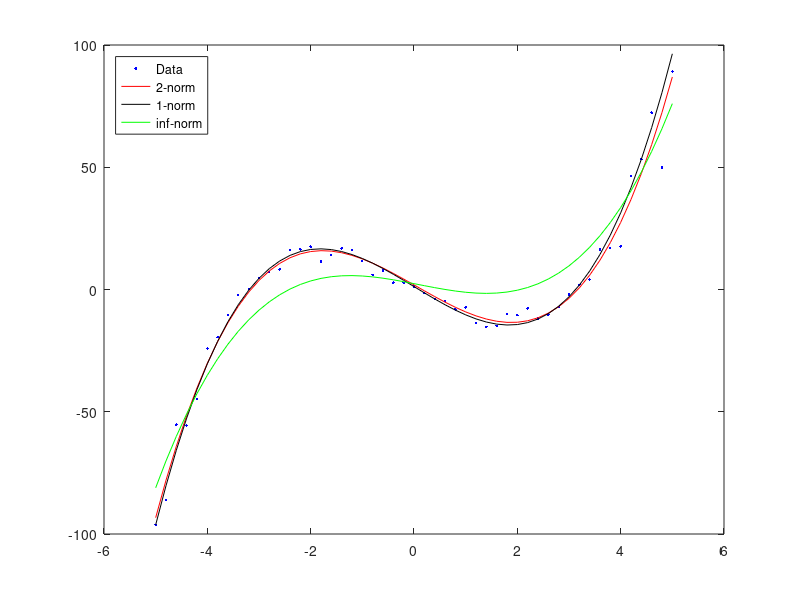

Recreate this plot in MATLAB.
%% Regression problems - Exercise 5.1

close all; clear; clc;

%% data

data = [-5.0000  -96.2607 
   -4.8000  -85.9893
   -4.6000  -55.2451
   -4.4000  -55.6153
   -4.2000  -44.8827
   -4.0000  -24.1306
   -3.8000  -19.4970
   -3.6000  -10.3972
   -3.4000   -2.2633
   -3.2000    0.2196
   -3.0000    4.5852
   -2.8000    7.1974
   -2.6000    8.2207
   -2.4000   16.0614
   -2.2000   16.4224
   -2.0000   17.5381
   -1.8000   11.4895
   -1.6000   14.1065
   -1.4000   16.8220
   -1.2000   16.1584
   -1.0000   11.6846
   -0.8000    5.9991
   -0.6000    7.8277
   -0.4000    2.8236
   -0.2000    2.7129
         0    1.1669
    0.2000   -1.4223
    0.4000   -3.8489
    0.6000   -4.7101
    0.8000   -8.1538
    1.0000   -7.3364
    1.2000  -13.6464
    1.4000  -15.2607
    1.6000  -14.8747
    1.8000   -9.9271
    2.0000  -10.5022
    2.2000   -7.7297
    2.4000  -11.7859
    2.6000  -10.2662
    2.8000   -7.1364
    3.0000   -2.1166
    3.2000    1.9428
    3.4000    4.0905
    3.6000   16.3151
    3.8000   16.9854
    4.0000   17.6418
    4.2000   46.3117
    4.4000   53.2609
    4.6000   72.3538
    4.8000   49.9166
    5.0000   89.1652];

x = data(:,1) ;
y = data(:,2) ;
l = length(x) ;
n = 4 ;

% Vandermonde matrix
A = [ ones(l,1) x x.^2 x.^3 ];

%% 2-norm problem

z2 = (A'*A)\(A'*y)
p2 = A*z2;

%% 1-norm problem

% define the problem
c = [ zeros(n,1); ones(l,1) ];
D = [ A -eye(l); -A -eye(l) ];
d = [ y; -y ];

% solve the problem
sol1 = linprog(c,D,d) ;
z1 = sol1(1:n)
p1 = A*z1;

%% inf-norm problem

% define the problem
c = [ zeros(n,1); 1 ];
D = [ A -ones(l,1); -A -ones(l,1) ];

% solve the problem
solinf = linprog(c,D,d) ;
zinf = solinf(1:n)
pinf = A*zinf;

%% plot the solutions

plot(x,y,'b.',x,p2,'r-',x,p1,'k-',x,pinf,'g-')
legend('Data','2-norm','1-norm','inf-norm',...
    'Location','NorthWest');
